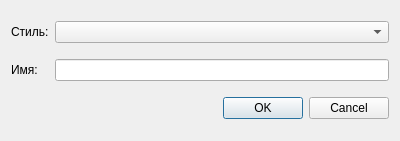
<?xml version="1.0" encoding="UTF-8"?>
<ui version="4.0">
 <class>AddArtistDialog</class>
 <widget class="QDialog" name="AddArtistDialog">
  <property name="geometry">
   <rect>
    <x>0</x>
    <y>0</y>
    <width>400</width>
    <height>141</height>
   </rect>
  </property>
  <property name="windowTitle">
   <string>Dialog</string>
  </property>
  <layout class="QGridLayout" name="gridLayout">
   <item row="0" column="0">
    <widget class="QLabel" name="label">
     <property name="text">
      <string>Стиль:</string>
     </property>
    </widget>
   </item>
   <item row="0" column="1">
    <widget class="QComboBox" name="styleComboBox"/>
   </item>
   <item row="1" column="0">
    <widget class="QLabel" name="label_2">
     <property name="text">
      <string>Имя:</string>
     </property>
    </widget>
   </item>
   <item row="1" column="1">
    <widget class="QLineEdit" name="artistLineEdit"/>
   </item>
   <item row="2" column="0" colspan="2">
    <widget class="QDialogButtonBox" name="buttonBox">
     <property name="orientation">
      <enum>Qt::Horizontal</enum>
     </property>
     <property name="standardButtons">
      <set>QDialogButtonBox::Cancel|QDialogButtonBox::Ok</set>
     </property>
    </widget>
   </item>
  </layout>
 </widget>
 <resources/>
 <connections>
  <connection>
   <sender>buttonBox</sender>
   <signal>accepted()</signal>
   <receiver>AddArtistDialog</receiver>
   <slot>accept()</slot>
   <hints>
    <hint type="sourcelabel">
     <x>248</x>
     <y>254</y>
    </hint>
    <hint type="destinationlabel">
     <x>157</x>
     <y>274</y>
    </hint>
   </hints>
  </connection>
  <connection>
   <sender>buttonBox</sender>
   <signal>rejected()</signal>
   <receiver>AddArtistDialog</receiver>
   <slot>reject()</slot>
   <hints>
    <hint type="sourcelabel">
     <x>316</x>
     <y>260</y>
    </hint>
    <hint type="destinationlabel">
     <x>286</x>
     <y>274</y>
    </hint>
   </hints>
  </connection>
 </connections>
</ui>
